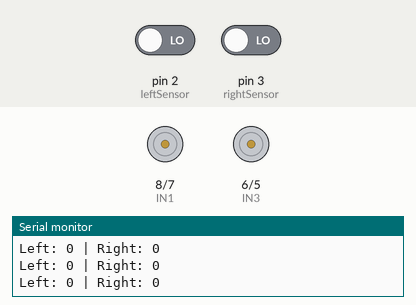
This sketch was run on a simulated Arduino Uno, built with avr-gcc and run on an emulated ATmega328P. Parts: motor-driver pin pairs drawn as motors (green arrow = first pin HIGH = forward, orange = second pin HIGH = backward, longer = more drive, scaled by the enable pin), the last lines printed to the serial monitor. The test bench sets the inputs (shaded band); at power-on: pin 2 (leftSensor) LOW, pin 3 (rightSensor) LOW.

Above: at 1.2 s.
1.3 s: pin 2 (leftSensor) driven HIGH
At 1.6 s:
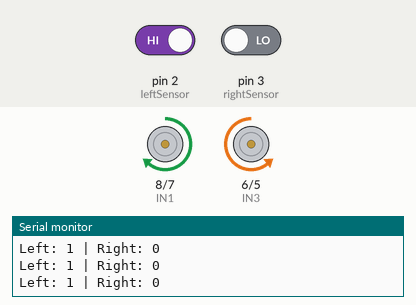
2.8 s: pin 3 (rightSensor) driven HIGH
At 3.9 s:
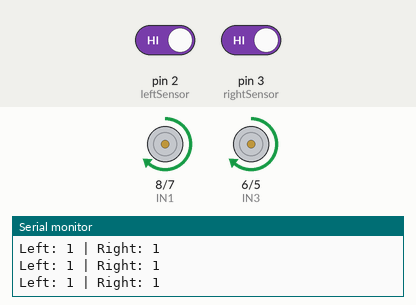
4.3 s: pin 2 (leftSensor) driven LOW
At 4.9 s:
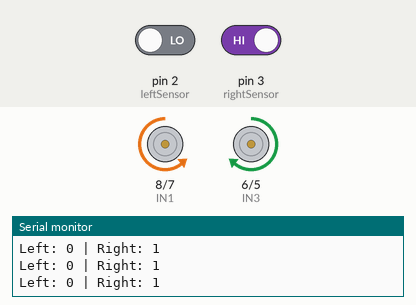
5.8 s: pin 3 (rightSensor) driven LOW
At 6.7 s:
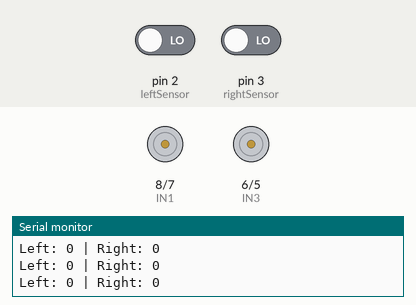
Timing chart, 0 to 8.3 s (numbered marks = the images above; inputs shaded):
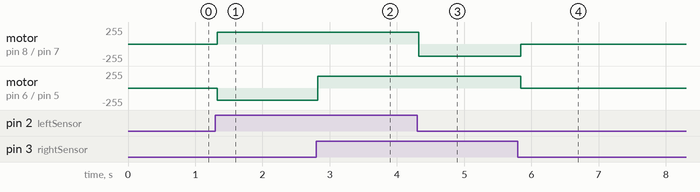

Measured:
- after the input at 1.3 s, motor on pin 8 (IN1) / pin 7 (IN2): stopped → forward 180/255 at once; motor on pin 6 (IN3) / pin 5 (IN4): stopped → backward 180/255 at once
- after the input at 2.8 s, motor on pin 6 (IN3) / pin 5 (IN4): backward 180/255 → forward 180/255 at once
- after the input at 4.3 s, motor on pin 8 (IN1) / pin 7 (IN2): forward 180/255 → backward 180/255 at once
- after the input at 5.8 s, motor on pin 8 (IN1) / pin 7 (IN2): backward 180/255 → stopped at once; motor on pin 6 (IN3) / pin 5 (IN4): forward 180/255 → stopped at once

The sketch:

Line_following_sensor.ino
```cpp
#define ENA 9   // Enable/speed pin for motor A
#define IN1 8   // Control pin 1 for motor A
#define IN2 7   // Control pin 2 for motor A
#define ENB 10  // Enable/speed pin for motor B
#define IN3 6   // Control pin 1 for motor B
#define IN4 5   // Control pin 2 for motor B

// Define IR sensor pins (now using D2 and D3)
#define leftSensor 2   // Left IR sensor D0 connected to D2
#define rightSensor 3  // Right IR sensor D0 connected to D3

void setup() {
    Serial.begin(9600); // For debugging
    pinMode(leftSensor, INPUT);
    pinMode(rightSensor, INPUT);

    pinMode(ENA, OUTPUT);
    pinMode(IN1, OUTPUT);
    pinMode(IN2, OUTPUT);
    pinMode(ENB, OUTPUT);
    pinMode(IN3, OUTPUT);
    pinMode(IN4, OUTPUT);

    stopMotors(); // Ensure the car is stopped at startup
}

void loop() {
    int leftValue = digitalRead(leftSensor);
    int rightValue = digitalRead(rightSensor);

    Serial.print("Left: ");
    Serial.print(leftValue);
    Serial.print(" | Right: ");
    Serial.println(rightValue);

   if (leftValue == 1 && rightValue == 1) {
        moveForward();
    }
    else if (leftValue == 0 && rightValue == 1) {
        turnLeft();
    }
    else if (leftValue == 1 && rightValue == 0) {
        turnRight();
    }
    else {
      stopMotors();

  }

}

void moveForward() {
    digitalWrite(IN1, HIGH);
    digitalWrite(IN2, LOW);
    digitalWrite(IN3, HIGH);
    digitalWrite(IN4, LOW);
    analogWrite(ENA, 180);  // Adjust speed as needed
    analogWrite(ENB, 180);
}

void turnLeft() {
    digitalWrite(IN1, LOW);
    digitalWrite(IN2, HIGH);
    digitalWrite(IN3, HIGH);
    digitalWrite(IN4, LOW);
    analogWrite(ENA, 180);
    analogWrite(ENB, 180);
}

void turnRight() {
    digitalWrite(IN1, HIGH);
    digitalWrite(IN2, LOW);
    digitalWrite(IN3, LOW);
    digitalWrite(IN4, HIGH);
    analogWrite(ENA, 180);
    analogWrite(ENB, 180);
}

void stopMotors() {
    digitalWrite(IN1, LOW);
    digitalWrite(IN2, LOW);
    digitalWrite(IN3, LOW);
    digitalWrite(IN4, LOW);
}
```
